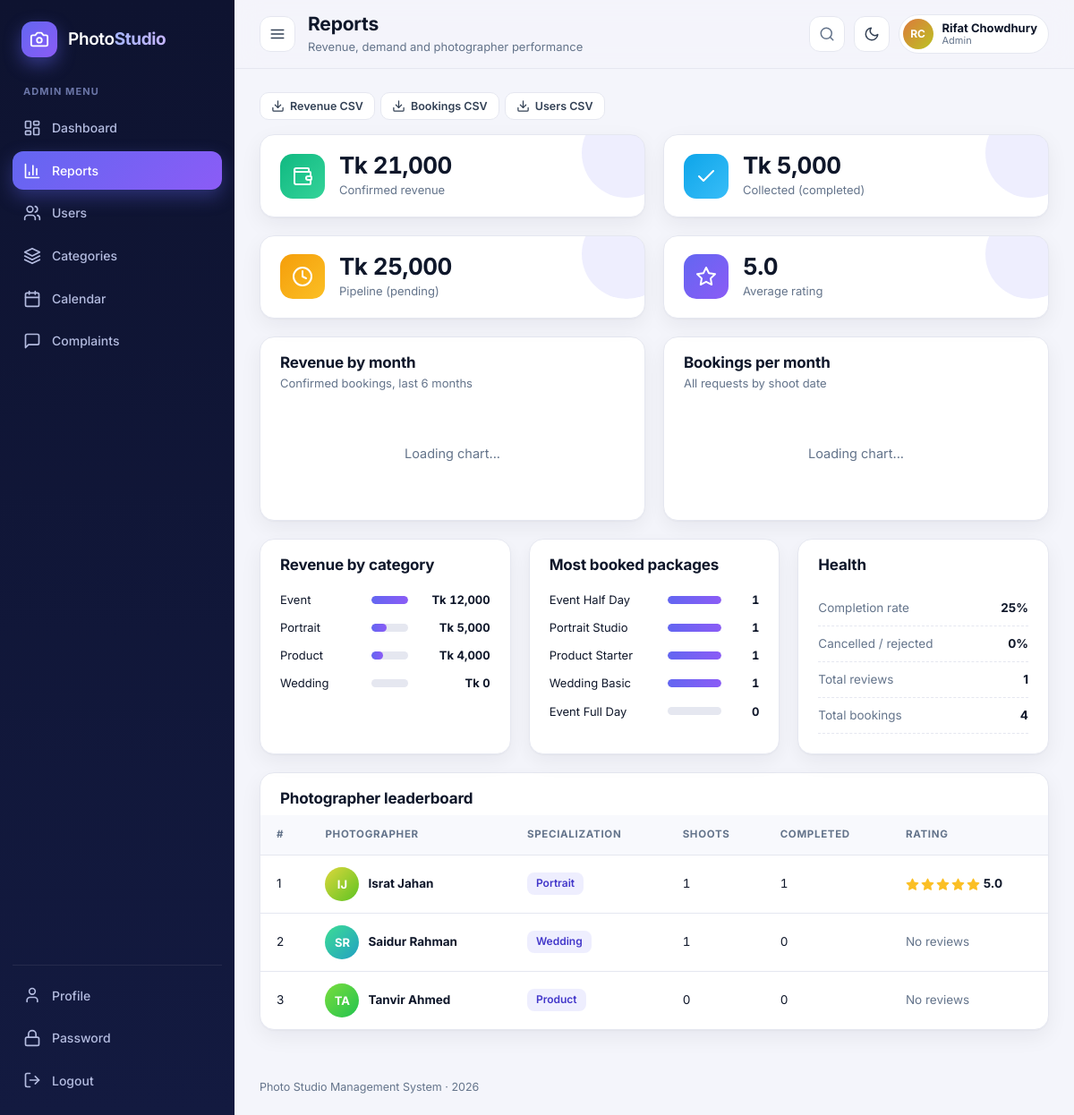
The app's page /view/admin/reports.php (signed in) with its own data.
### tables this page shows
CREATE TABLE users (
	id INT PRIMARY KEY AUTO_INCREMENT,
	name VARCHAR(100) NOT NULL,
	username VARCHAR(50) NOT NULL UNIQUE,
	email VARCHAR(100) NOT NULL UNIQUE,
	password VARCHAR(100) NOT NULL,
	phone VARCHAR(20),
	role VARCHAR(20) NOT NULL,
	specialization VARCHAR(100),
	status VARCHAR(20) DEFAULT 'active',
	profile_pic VARCHAR(255) DEFAULT '',
	created_at TIMESTAMP DEFAULT CURRENT_TIMESTAMP
);

### model/BaseModel.php (called while the page is built, shortened)
<?php
class BaseModel {
	public function establishConnection() {
		$db = new DBConnection();
		return $db->connect();
	}
	protected function run($sql, $types = '', $params = array()) {
		$conn = $this->establishConnection();
		$stmt = $conn->prepare($sql);
		if ($types !== '') {
			$stmt->bind_param($types, ...$params);
		}
		$stmt->execute();
		return $stmt;
	}
	protected function all($sql, $types = '', $params = array()) {
		$stmt = $this->run($sql, $types, $params);
		$result = $stmt->get_result();
		$rows = array();
		while ($row = $result->fetch_assoc()) {
			$rows[] = $row;
		}
		return $rows;
	}
	protected function one($sql, $types = '', $params = array()) {
		$rows = $this->all($sql, $types, $params);
		return count($rows) > 0 ? $rows[0] : null;
	}
	protected function value($sql, $types = '', $params = array()) {
		$row = $this->one($sql, $types, $params);
		return reset($row);
	}
}

### model/Report.php (called while the page is built, shortened)
<?php
require_once __DIR__ . '/BaseModel.php';
class Report extends BaseModel {
	public function statusCounts() {
		$counts = array('pending' => 0, 'approved' => 0, 'assigned' => 0, 'completed' => 0, 'rejected' => 0, 'cancelled' => 0);
		$rows = $this->all("SELECT status, COUNT(*) AS total FROM bookings GROUP BY status");
		foreach ($rows as $r) {
			$counts[$r['status']] = (int)$r['total'];
		}
		return $counts;
	}
	public function revenueTotals() {
		$row = $this->one("SELECT
				COALESCE(SUM(CASE WHEN b.status IN ('approved','assigned','completed') THEN p.price END), 0) AS confirmed,
				COALESCE(SUM(CASE WHEN b.status = 'completed' THEN p.price END), 0) AS collected,
				COALESCE(SUM(CASE WHEN b.status = 'pending' THEN p.price END), 0) AS pipeline
			FROM bookings b JOIN packages p ON b.package_id = p.id");
		return array('confirmed' => (float)$row['confirmed'], 'collected' => (float)$row['collected'], 'pipeline' => (float)$row['pipeline']);
	}
	public function byCategory() {
		return $this->all("SELECT c.name, COUNT(b.id) AS bookings,
				COALESCE(SUM(CASE WHEN b.status IN ('approved','assigned','completed') THEN p.price END), 0) AS revenue
			FROM categories c
			LEFT JOIN packages p ON p.category_id = c.id
			LEFT JOIN bookings b ON b.package_id = p.id
			GROUP BY c.id, c.name ORDER BY revenue DESC");
	}
	public function topPackages($limit = 5) {
		return $this->all("SELECT p.name, c.name AS category_name, COUNT(b.id) AS bookings
			FROM packages p JOIN categories c ON p.category_id = c.id
			LEFT JOIN bookings b ON b.package_id = p.id
			GROUP BY p.id, p.name, c.name ORDER BY bookings DESC, p.name LIMIT " . (int)$limit);
	}
	public function topPhotographers($limit = 5) {
		return $this->all("SELECT u.id, u.name, u.specialization, u.profile_pic,
				(SELECT COUNT(*) FROM bookings b WHERE b.photographer_id = u.id AND b.status = 'completed') AS completed,
				(SELECT COUNT(*) FROM bookings b WHERE b.photographer_id = u.id) AS total_shoots,
				(SELECT ROUND(AVG(r.rating), 1) FROM reviews r JOIN bookings b ON r.booking_id = b.id WHERE b.photographer_id = u.id) AS avg_rating,
				(SELECT COUNT(*) FROM reviews r JOIN bookings b ON r.booking_id = b.id WHERE b.photographer_id = u.id) AS review_count
			FROM users u WHERE u.role = 'photographer'
			ORDER BY completed DESC, avg_rating DESC LIMIT " . (int)$limit);
	}
	public function averageRating() {
		return (float)$this->value("SELECT COALESCE(ROUND(AVG(rating), 1), 0) FROM reviews");
	}
	public function totalReviews() {
		return (int)$this->value("SELECT COUNT(*) FROM reviews");
	}
}

### model/User.php (called while the page is built, shortened)
<?php
require_once __DIR__ . '/BaseModel.php';
class User extends BaseModel {
	public function getUserById($id) {
		return $this->one("SELECT * FROM users WHERE id = ?", 'i', array((int)$id));
	}
}

### view/admin/reports.php (the view, shortened to what this page needs)
<?php
require_once __DIR__ . '/../../includes/helpers.php';
require_role('admin');
require_once __DIR__ . '/../../model/Report.php';
$report = new Report();
$counts = $report->statusCounts();
$totals = $report->revenueTotals();
$byCat = $report->byCategory();
$topPkg = $report->topPackages(5);
$topPg = $report->topPhotographers(5);
$total = array_sum($counts);
$done = $counts['completed'];
$rate = $total > 0 ? round($done / $total * 100) : 0;
$cancelRate = $total > 0 ? round(($counts['cancelled'] + $counts['rejected']) / $total * 100) : 0;
$maxCat = 1; foreach ($byCat as $c) { $maxCat = max($maxCat, (float)$c['revenue']); }
$maxPkg = 1; foreach ($topPkg as $p) { $maxPkg = max($maxPkg, (int)$p['bookings']); }
require_once __DIR__ . '/../../includes/header.php';
?>
<div class="actions mb-2">
	<a class="btn btn-ghost btn-sm" href="<?php echo e(app_url('controller/export-handler.php?type=revenue')) ?>"><?php echo icon('download') ?>Revenue CSV</a>
	<a class="btn btn-ghost btn-sm" href="<?php echo e(app_url('controller/export-handler.php?type=bookings')) ?>"><?php echo icon('download') ?>Bookings CSV</a>
	<a class="btn btn-ghost btn-sm" href="<?php echo e(app_url('controller/export-handler.php?type=users')) ?>"><?php echo icon('download') ?>Users CSV</a>
</div>
<div class="grid grid-4">
	<?php
	echo stat_card('Confirmed revenue', $totals['confirmed'], 'wallet', 's-green', 'confirmed_revenue', 'money');
	echo stat_card('Collected (completed)', $totals['collected'], 'check', 's-blue', 'collected_revenue', 'money');
	echo stat_card('Pipeline (pending)', $totals['pipeline'], 'clock', 's-amber', '', 'money');
	echo stat_card('Average rating', $report->averageRating(), 'star', '', '', 'rating');
	?>
</div>
<div class="grid grid-2">
	<div class="card"><div class="card-head"><div><h2>Revenue by month</h2><p>Confirmed bookings, last 6 months</p></div></div><div class="card-body"><div class="chart" data-chart="revenue"><div class="chart-empty">Loading chart...</div></div></div></div>
	<div class="card"><div class="card-head"><div><h2>Bookings per month</h2><p>All requests by shoot date</p></div></div><div class="card-body"><div class="chart" data-chart="bookings"><div class="chart-empty">Loading chart...</div></div></div></div>
</div>
<div class="grid grid-3">
	<div class="card"><div class="card-head"><h2>Revenue by category</h2></div><div class="card-body">
		<?php foreach ($byCat as $c) { ?>
			<div class="bar-row" style="grid-template-columns:90px 1fr 80px"><span><?php echo e($c['name']) ?></span><div class="bar-track"><i style="width:<?php echo round($c['revenue'] / $maxCat * 100) ?>%"></i></div><b><?php echo e(money($c['revenue'])) ?></b></div>
		<?php } ?>
	</div></div>
	<div class="card"><div class="card-head"><h2>Most booked packages</h2></div><div class="card-body">
		<?php foreach ($topPkg as $p) { ?>
			<div class="bar-row" style="grid-template-columns:120px 1fr 30px"><span title="<?php echo e($p['category_name']) ?>"><?php echo e($p['name']) ?></span><div class="bar-track"><i style="width:<?php echo round($p['bookings'] / $maxPkg * 100) ?>%"></i></div><b><?php echo e($p['bookings']) ?></b></div>
		<?php } ?>
	</div></div>
	<div class="card"><div class="card-head"><h2>Health</h2></div><div class="card-body">
		<div class="sum-row"><span>Completion rate</span><b><?php echo $rate ?>%</b></div>
		<div class="sum-row"><span>Cancelled / rejected</span><b><?php echo $cancelRate ?>%</b></div>
		<div class="sum-row"><span>Total reviews</span><b><?php echo e($report->totalReviews()) ?></b></div>
		<div class="sum-row"><span>Total bookings</span><b><?php echo $total ?></b></div>
	</div></div>
</div>
<div class="card">
	<div class="card-head"><h2>Photographer leaderboard</h2></div>
	<div class="card-body flush mt-1"><div class="table-wrap"><table>
		<thead><tr><th>#</th><th>Photographer</th><th>Specialization</th><th>Shoots</th><th>Completed</th><th>Rating</th></tr></thead>
		<tbody>
		<?php foreach ($topPg as $i => $p) { ?>
			<tr><td><?php echo $i + 1 ?></td>
				<td><div class="cell-user"><?php echo avatar($p['name'], $p['profile_pic']) ?><b><?php echo e($p['name']) ?></b></div></td>
				<td><span class="tag"><?php echo e($p['specialization']) ?></span></td>
				<td class="num"><?php echo e($p['total_shoots']) ?></td><td class="num"><?php echo e($p['completed']) ?></td>
				<td><?php echo $p['review_count'] ? stars($p['avg_rating']) . ' <b>' . e($p['avg_rating']) . '</b>' : '<span class="muted">No reviews</span>' ?></td></tr>
		<?php } ?>
		</tbody></table></div></div>
</div>
<?php require_once __DIR__ . '/../../includes/footer.php'; ?>

### includes/helpers.php (shortened to what this page needs)
<?php
function e($value) {
	return htmlspecialchars((string)$value, ENT_QUOTES, 'UTF-8');
}
function app_url($path = '') {
	static $root = null;
	if ($root === null) {
		$root = '';
		$docRoot = isset($_SERVER['DOCUMENT_ROOT']) ? realpath($_SERVER['DOCUMENT_ROOT']) : false;
		$appRoot = realpath(__DIR__ . '/..');
		if ($docRoot && $appRoot) {
			$docRoot = rtrim(str_replace('\\', '/', $docRoot), '/');
			$appRoot = str_replace('\\', '/', $appRoot);
			if (stripos($appRoot, $docRoot) === 0) {
				$root = substr($appRoot, strlen($docRoot));
			}
		}
	}
	return $root . '/' . ltrim($path, '/');
}
function require_login() {
	require_once __DIR__ . '/../model/User.php';
	$u = new User();
	$row = $u->getUserById($_SESSION['user_id']);
}
function require_role($roles) {
	require_login();
}
function money($n) {
	return 'Tk ' . number_format((float)$n, 0);
}
function initials($name) {
	$parts = preg_split('/\s+/', trim((string)$name));
	$s = '';
	for ($i = 0; $i < count($parts) && $i < 2; $i++) {
		$s .= mb_strtoupper(mb_substr($parts[$i], 0, 1));
	}
	return $s == '' ? '?' : $s;
}
function avatar($name, $pic = '', $size = '') {
	$cls = 'avatar' . ($size ? ' avatar-' . $size : '');
	$hue = (crc32((string)$name) % 360);
	return '<span class="' . $cls . '" style="--h:' . $hue . '">' . e(initials($name)) . '</span>';
}
function stars($rating, $max = 5) {
	$out = '<span class="stars" aria-label="' . e($rating) . ' out of ' . $max . '">';
	for ($i = 1; $i <= $max; $i++) {
		$out .= '<span class="star' . ($i <= round($rating) ? ' on' : '') . '">' . icon('star') . '</span>';
	}
	return $out . '</span>';
}
function icon($name) {
	return '<svg class="ic" viewBox="0 0 24 24" fill="none" stroke="currentColor" stroke-width="2" stroke-linecap="round" stroke-linejoin="round" aria-hidden="true">' . $i[$name] . '</svg>';
}
function stat_card($label, $value, $iconName, $color = '', $key = '', $format = 'int') {
	$text = $format == 'money' ? money($value) : ($format == 'rating' ? number_format((float)$value, 1) : number_format((float)$value));
	return '<div class="stat ' . e($color) . '"><div class="stat-icon">' . icon($iconName) . '</div><div>'
		. '<div class="stat-number"' . ($key != '' ? ' data-stat="' . e($key) . '"' : '') . ' data-value="' . e($value) . '" data-format="' . e($format) . '">' . e($text) . '</div>'
		. '<div class="stat-label">' . e($label) . '</div></div></div>';
}

### records on screen
users: name "IJ", name "Israt Jahan", specialization "Portrait", total_shoots "1", completed "1", avg_rating "5.0"
users: name "SR", name "Saidur Rahman", specialization "Wedding", total_shoots "1", completed "0", shows "No reviews"
users: name "TA", name "Tanvir Ahmed", specialization "Product", total_shoots "0", completed "0", shows "No reviews"

### other values on screen
$_SESSION['role'] "ADMIN"
$item[1] "Dashboard"
$item[1] "Reports"
$item[1] "Users"
$item[1] "Categories"
$item[1] "Calendar"
$item[1] "Complaints"
$pageTitle "Reports"
$pageSubtitle "Revenue, demand and photographer performance"
initials($name) "RC"
$_SESSION['name'] "Rifat Chowdhury"
$_SESSION['role'] "Admin"
$label "Confirmed revenue Collected (completed) Pipeline (pending) Average rating"
$text "Tk 25,000 5.0"
$c['name'] "Event"
